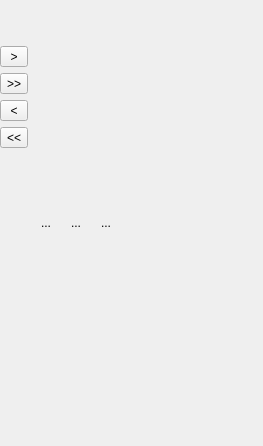
<?xml version="1.0" encoding="UTF-8"?>
<ui version="4.0">
 <class>QueryBuilderFieldsWidget</class>
 <widget class="QWidget" name="QueryBuilderFieldsWidget">
  <property name="geometry">
   <rect>
    <x>0</x>
    <y>0</y>
    <width>263</width>
    <height>446</height>
   </rect>
  </property>
  <property name="windowTitle">
   <string>Form</string>
  </property>
  <layout class="QGridLayout" name="gridLayout">
   <property name="leftMargin">
    <number>0</number>
   </property>
   <property name="topMargin">
    <number>6</number>
   </property>
   <property name="rightMargin">
    <number>6</number>
   </property>
   <property name="bottomMargin">
    <number>6</number>
   </property>
   <item row="0" column="0">
    <layout class="QHBoxLayout" name="horizontalLayout">
     <item>
      <layout class="QVBoxLayout" name="verticalLayout_2">
       <item>
        <spacer name="verticalSpacer">
         <property name="orientation">
          <enum>Qt::Vertical</enum>
         </property>
         <property name="sizeType">
          <enum>QSizePolicy::Fixed</enum>
         </property>
         <property name="sizeHint" stdset="0">
          <size>
           <width>20</width>
           <height>40</height>
          </size>
         </property>
        </spacer>
       </item>
       <item>
        <widget class="QToolButton" name="btnLeftSelectItem">
         <property name="text">
          <string> &gt; </string>
         </property>
         <property name="icon">
          <iconset resource="resurses.qrc">
           <normaloff>:/img/chevron-right.svg</normaloff>:/img/chevron-right.svg</iconset>
         </property>
        </widget>
       </item>
       <item>
        <widget class="QToolButton" name="btnLeftSelectItems">
         <property name="text">
          <string>&gt;&gt;</string>
         </property>
         <property name="icon">
          <iconset resource="resurses.qrc">
           <normaloff>:/img/chevron-double-right.svg</normaloff>:/img/chevron-double-right.svg</iconset>
         </property>
        </widget>
       </item>
       <item>
        <widget class="QToolButton" name="btnRemoveItem">
         <property name="text">
          <string> &lt; </string>
         </property>
         <property name="icon">
          <iconset resource="resurses.qrc">
           <normaloff>:/img/chevron-left.svg</normaloff>:/img/chevron-left.svg</iconset>
         </property>
        </widget>
       </item>
       <item>
        <widget class="QToolButton" name="btnRemoveItems">
         <property name="text">
          <string>&lt;&lt;</string>
         </property>
         <property name="icon">
          <iconset resource="resurses.qrc">
           <normaloff>:/img/chevron-double-left.svg</normaloff>:/img/chevron-double-left.svg</iconset>
         </property>
        </widget>
       </item>
       <item>
        <spacer name="verticalSpacer_2">
         <property name="orientation">
          <enum>Qt::Vertical</enum>
         </property>
         <property name="sizeHint" stdset="0">
          <size>
           <width>20</width>
           <height>40</height>
          </size>
         </property>
        </spacer>
       </item>
      </layout>
     </item>
     <item>
      <layout class="QVBoxLayout" name="verticalLayout">
       <item>
        <layout class="QHBoxLayout" name="horizontalLayout_2">
         <item>
          <widget class="QToolButton" name="btnAdd">
           <property name="toolTip">
            <string>Добавить</string>
           </property>
           <property name="text">
            <string>...</string>
           </property>
           <property name="icon">
            <iconset resource="resurses.qrc">
             <normaloff>:/img/itemAdd.png</normaloff>:/img/itemAdd.png</iconset>
           </property>
           <property name="autoRaise">
            <bool>true</bool>
           </property>
          </widget>
         </item>
         <item>
          <widget class="QToolButton" name="btnEdit">
           <property name="statusTip">
            <string>Изменить текущий элемент ( F2)</string>
           </property>
           <property name="text">
            <string>...</string>
           </property>
           <property name="icon">
            <iconset resource="resurses.qrc">
             <normaloff>:/img/itemEdit.png</normaloff>:/img/itemEdit.png</iconset>
           </property>
           <property name="shortcut">
            <string>F2</string>
           </property>
           <property name="autoRaise">
            <bool>true</bool>
           </property>
          </widget>
         </item>
         <item>
          <widget class="QToolButton" name="btnDelete">
           <property name="toolTip">
            <string>Удалить текущий (Alt+Shift+Del)</string>
           </property>
           <property name="text">
            <string>...</string>
           </property>
           <property name="icon">
            <iconset resource="resurses.qrc">
             <normaloff>:/img/delete.png</normaloff>:/img/delete.png</iconset>
           </property>
           <property name="autoRaise">
            <bool>true</bool>
           </property>
          </widget>
         </item>
         <item>
          <spacer name="horizontalSpacer">
           <property name="orientation">
            <enum>Qt::Horizontal</enum>
           </property>
           <property name="sizeHint" stdset="0">
            <size>
             <width>40</width>
             <height>20</height>
            </size>
           </property>
          </spacer>
         </item>
        </layout>
       </item>
      </layout>
     </item>
    </layout>
   </item>
  </layout>
 </widget>
 <resources>
  <include location="resurses.qrc"/>
 </resources>
 <connections/>
</ui>
